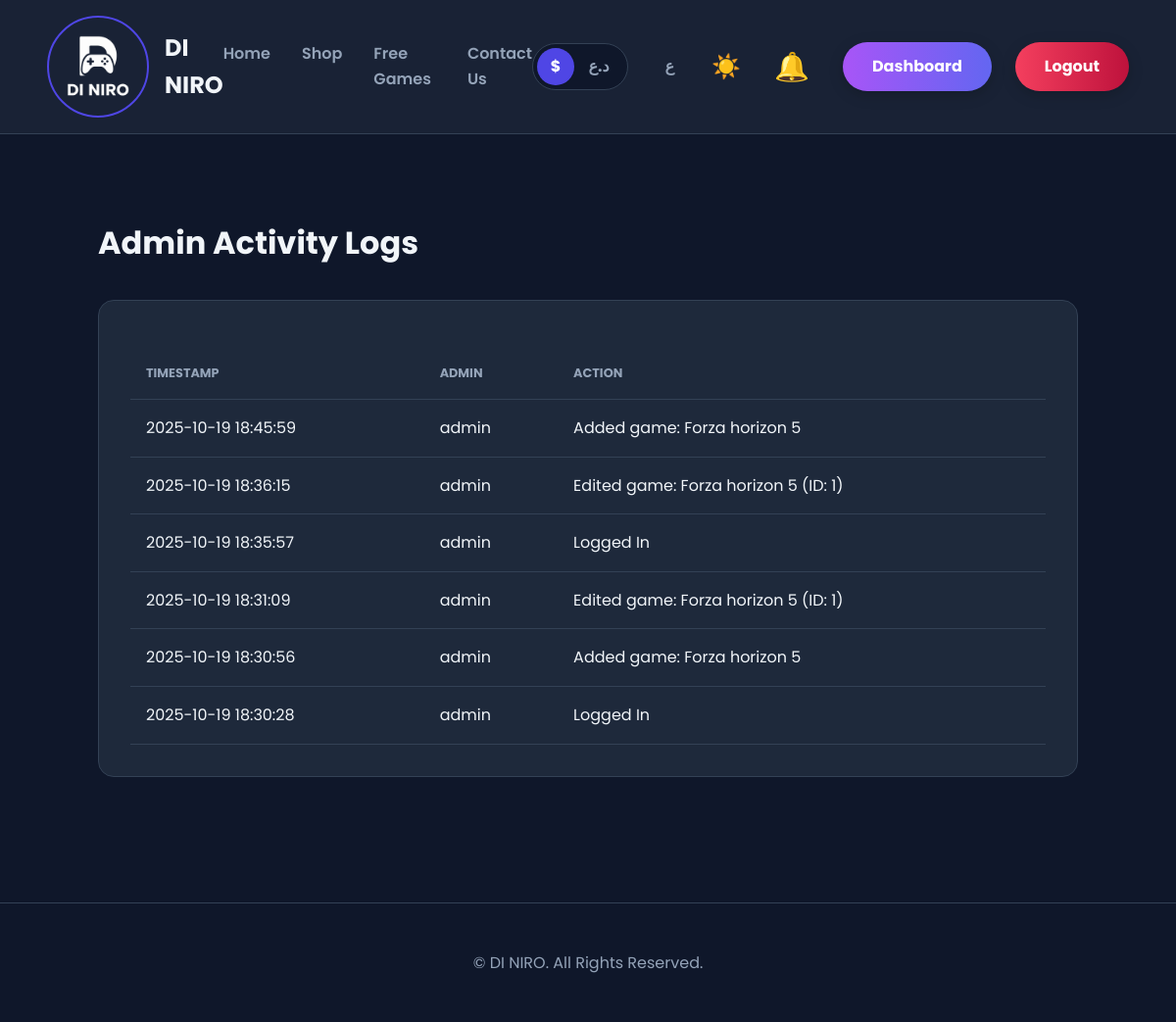
/admin/logs (signed in), run on the app's committed database.
### tables this page shows
CREATE TABLE admin_logs (id INTEGER PRIMARY KEY AUTOINCREMENT, admin_id INTEGER NOT NULL, admin_username TEXT NOT NULL, action TEXT NOT NULL, timestamp TIMESTAMP DEFAULT CURRENT_TIMESTAMP, FOREIGN KEY (admin_id) REFERENCES admins (id));

### app.py (the view)
@app.route('/admin/logs')
@super_admin_required # Only super admins
def admin_logs():
    conn = get_db_connection()
    logs = conn.execute("SELECT * FROM admin_logs ORDER BY timestamp DESC LIMIT 50").fetchall()
    conn.close()
    return render_template('admin-logs.html', logs=logs)

### app.py (called while the page is built)
def get_db_connection():
    conn = sqlite3.connect(DATABASE_PATH, detect_types=sqlite3.PARSE_DECLTYPES | sqlite3.PARSE_COLNAMES)
    conn.row_factory = sqlite3.Row
    return conn

@app.before_request
def update_last_seen():
    if 'admin_id' in session:
        admin_id = session['admin_id']
        now = datetime.datetime.now(timezone.utc)
        try:
            with get_db_connection() as conn:
                conn.execute("UPDATE admins SET last_seen = ? WHERE id = ?", (now, admin_id))
                conn.commit()
        except Exception as e:
            print(f"Error updating last_seen for admin {admin_id}: {e}")

def super_admin_required(f):
    @wraps(f)
    def decorated_function(*args, **kwargs):
        if 'admin_id' not in session or session.get('role') != 'super_admin':
            flash("You do not have permission to access this page.", "error")
            return redirect(url_for('dashboard'))
        return f(*args, **kwargs)
    return decorated_function

### templates/admin-logs.html (shortened to what this page needs)
{% extends 'layout.html' %}
{% block content %}
<div class="container dashboard">
    <div class="dashboard-header" style="margin-bottom: 2rem;">
        <h1>{{ get_text('admin_logs') }}</h1>
    </div>
    <div class="content-section">
        <table style="width:100%">
            <thead>
                <tr>
                    <th>Timestamp</th>
                    <th>Admin</th>
                    <th>Action</th>
                </tr>
            </thead>
            <tbody>
                {% for log in logs %}
                <tr>
                    <td>{{ log.timestamp }}</td>
                    <td>{{ log.admin_username }}</td>
                    <td>{{ log.action }}</td>
                </tr>
                {% else %}
                <tr>
                    <td colspan="3" style="text-align: center;">No activity logs found.</td>
                </tr>
                {% endfor %}
            </tbody>
        </table>
    </div>
</div>
{% endblock %}

### static/style.css (style rules this page uses)
:root { --bg-main: #0F172A; --bg-surface: #1E293B; --border-color: #334155; --text-primary: #F1F5F9; --text-secondary: #94A3B8; --accent-primary: #4F46E5; --accent-secondary: #F59E0B; --shadow-primary: rgba(79, 70, 229, 0.25); --danger-color: #F43F5E; --success-color: #34D399; }
body { margin: 0; font-family: 'Poppins', sans-serif; background-color: var(--bg-main); background-image: none !important; color: var(--text-primary); line-height: 1.6; transition: background-color 0.3s, color 0.3s; }
body:not(.login-selection-page) { background-color: var(--bg-main) !important; background-image: none !important; }
.container { padding: 4rem 5rem; animation: fadeIn 0.6s ease-out forwards; }
.dashboard { display: block; max-width: 1000px; margin: 0 auto; }
.content-section { background: var(--bg-surface); border-radius: 16px; padding: 2rem; margin-bottom: 2rem; border: 1px solid var(--border-color); animation: fadeIn 0.5s ease-out forwards; }
.dashboard table { width: 100%; border-collapse: collapse; margin-top: 1rem; }
.dashboard th, .dashboard td { padding: 1rem; text-align: left; border-bottom: 1px solid var(--border-color); }
.dashboard th { color: var(--text-secondary); text-transform: uppercase; font-size: 0.8rem; }

### data on the page
admin_logs: timestamp "2025-10-19 18:45:59", admin_username "admin", action "Added game: Forza horizon 5"
admin_logs: timestamp "2025-10-19 18:36:15", admin_username "admin", action "Edited game: Forza horizon 5 (ID: 1)"
admin_logs: timestamp "2025-10-19 18:35:57", admin_username "admin", action "Logged In"
admin_logs: timestamp "2025-10-19 18:31:09", admin_username "admin", action "Edited game: Forza horizon 5 (ID: 1)"
admin_logs: timestamp "2025-10-19 18:30:56", admin_username "admin", action "Added game: Forza horizon 5"
admin_logs: timestamp "2025-10-19 18:30:28", admin_username "admin", action "Logged In"

### other printed values
{{ get_text('home') }} "Home"
{{ get_text('shop') }} "Shop"
{{ get_text('free_games') }} "Free Games"
{{ get_text('contact_us') }} "Contact Us"
{{ get_text('dashboard') }} "Dashboard"
{{ get_text('logout') }} "Logout"
{{ get_text('admin_logs') }} "Admin Activity Logs"
